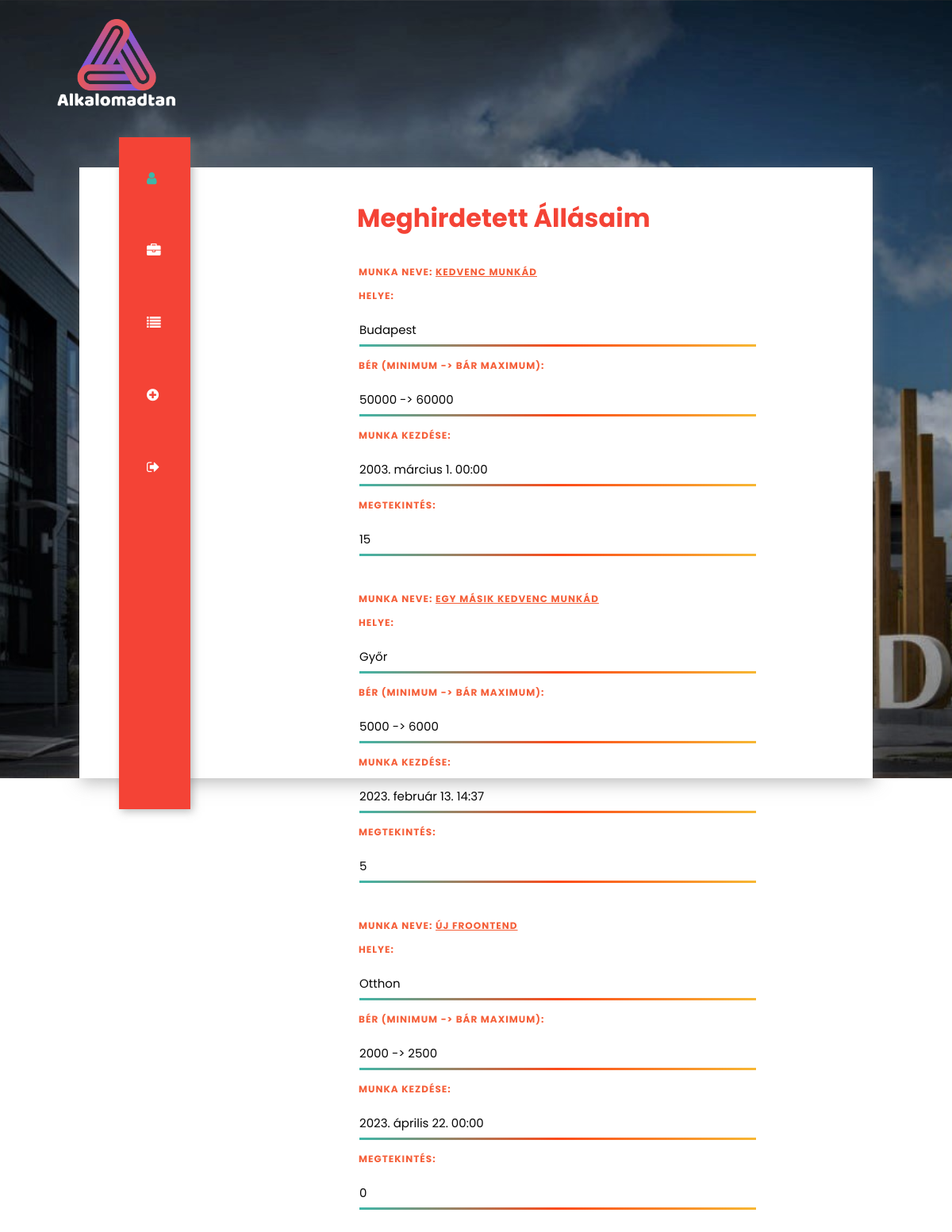
The page /profil/meglevoMunka/ (signed in) on the database as committed earlier.
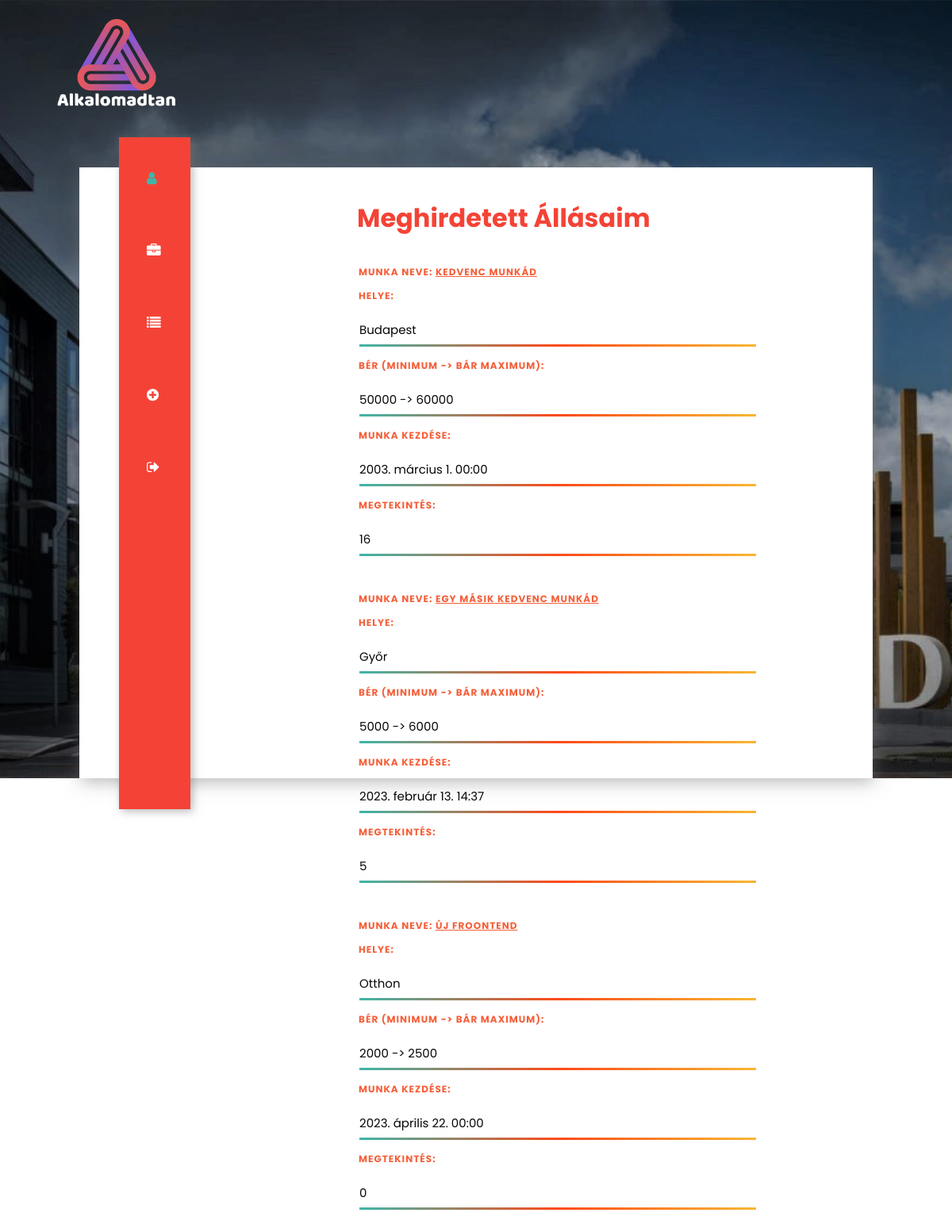
The same page on the database as committed later.
### app/models.py (models this page shows, shortened)
class Munka(models.Model):
    class Meta:
        ordering = ["-katt"]
    nev = models.CharField(max_length=255, null=False)
    leiras = models.TextField(default="", null=False)
    helye = models.CharField(default="", max_length=255)
    katt = models.IntegerField(default=0)
    publikalo = models.ForeignKey(settings.AUTH_USER_MODEL, on_delete=models.CASCADE)
    berMin = models.IntegerField(null=False)
    berMax = models.IntegerField(null=True)
    munkaKezd = models.DateTimeField()

### app/views.py (the view)
# urls.py: path("profil/meglevoMunka/", views.Profil_MeglevoMunka, name="ProfilMeglevoMunka"),
def Profil_MeglevoMunka(request):
    userId = request.user.id
    userUsername = request.user.username
    felhasznalo = request.user
    print(f"Profil_UjMunka(request) - {userUsername} ({userId})")
    munkak = None
    try:
        munkak = list(Munka.objects.filter(publikalo = request.user.id).values())
    except:
        print(traceback.format_exc())
        munkak = None
    template = loader.get_template("app/profile/profilePageAd.html")
    context = {
        "cim": "Profilod",
        "felhasznalo":felhasznalo,
        "munka": munkak
        }
    return HttpResponse(template.render(context,request))

### app/templates/app/profile/profilePageAd.html (shortened to what this page needs)
{% extends 'app/layout/commonhead3.html' %}
{% block content %}
{% load static %}
{% if felhasznalo.is_authenticated %}
{% if munka is not None %}
<div class="rightbox">
    <div class="profile">
        <h1>Meghirdetett Állásaim</h1>
        {% for i in munka %}
        <div class="">
            <h3>Munka neve: <u>{{i.nev}}</u></h3>
            <h3>Helye: </h3>
            <p>{{i.helye}}</p>
            <h3>Bér (minimum -> bár maximum):</h3>
            <p>{{i.berMin}} -> {{i.berMax}}</p>
            <h3>Munka kezdése: </h3>
            <p>{{i.munkaKezd}}</p>
            <h3>Megtekintés: </h3>
            <p>{{i.katt}}</p>
            <br>
        </div>
        {% endfor %}
    </div>
</div>
</div>
</section>
{% endif %}
{% endif %}
{% endblock %}

Rows that differ between the two databases and show on the page:
changed Munka "Budapest": katt "15" → "16"
